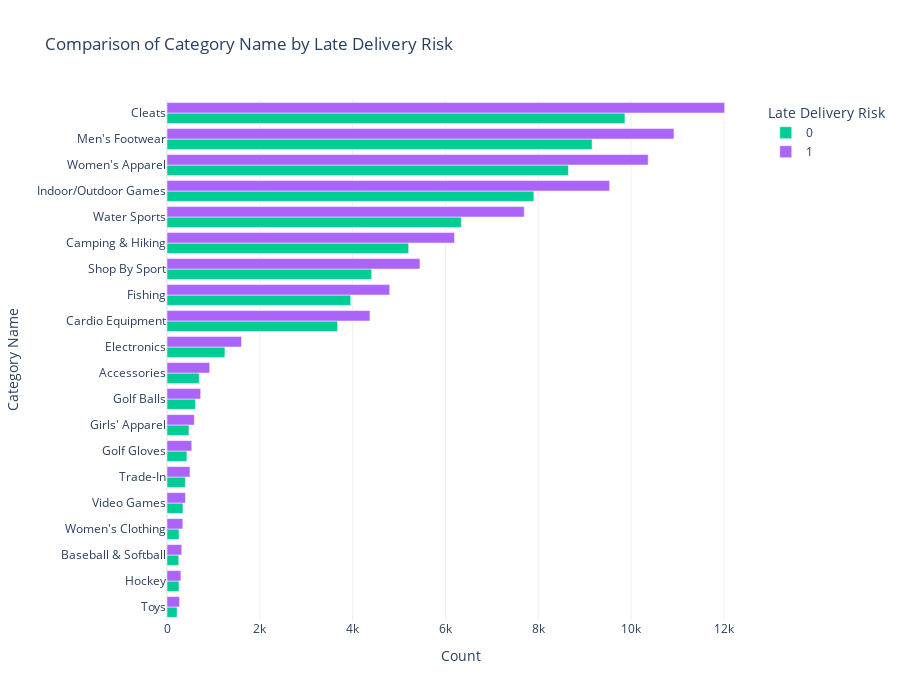

Notebook code for this chart:
### Code cell
# Aggregate data (sum counts per Product Name & Risk Level)
df_grouped = other_variables.groupby(["Category Name", "Late_delivery_risk"]).size().reset_index(name="count")

# Reduce the number of displayed products (Top 20 by total count)
top_products = df_grouped.groupby("Category Name")["count"].sum().nlargest(20).index
df_grouped = df_grouped[df_grouped["Category Name"].isin(top_products)]

# Compute the ordering of products by total count (descending)
order = df_grouped.groupby("Category Name")["count"].sum().sort_values(ascending=False).index.tolist()

# Create interactive bar chart using Plotly Express with sorted order
import plotly.express as px

fig = px.bar(
    df_grouped,
    x="count",
    y="Category Name",
    color="Late_delivery_risk",
    title="Comparison of Category Name by Late Delivery Risk",
    labels={"count": "Order Count", "Category Name": "Product"},
    orientation="h",  # Horizontal for better readability
    barmode="group",  # Grouped bars
    color_discrete_map={0: "blue", 1: "orange"},
    category_orders={"Category Name": order}  # Set the sorted order for the y-axis
)

# Improve layout
fig.update_layout(
    xaxis_title="Count",
    yaxis_title="Category Name",
    legend_title="Late Delivery Risk",
    template="plotly_white",
    height=700
)

fig.show()

### Figure 1 — Plotly figure (JSON) as saved in the notebook; plotly's stock layout.template omitted (floating-point values rounded to 4 significant figures)
{"data": [{"alignmentgroup": "True", "hovertemplate": "Late_delivery_risk=0<br>Order Count=%{x}<br>Product=%{y}<extra></extra>", "legendgroup": "0", "marker": {"color": "#00cc96", "pattern": {"shape": ""}}, "name": "0", "offsetgroup": "0", "orientation": "h", "showlegend": true, "textposition": "auto", "type": "bar", "x": [695, 253, 5207, 3675, 9867, 1248, 3959, 473, 613, 429, 258, 7905, 9160, 4410, 217, 396, 344, 6342, 8650, 260], "xaxis": "x", "y": ["Accessories", "Baseball & Softball", "Camping & Hiking", "Cardio Equipment", "Cleats", "Electronics", "Fishing", "Girls' Apparel", "Golf Balls", "Golf Gloves", "Hockey", "Indoor/Outdoor Games", "Men's Footwear", "Shop By Sport", "Toys", "Trade-In", "Video Games", "Water Sports", "Women's Apparel", "Women's Clothing"], "yaxis": "y"}, {"alignmentgroup": "True", "hovertemplate": "Late_delivery_risk=1<br>Order Count=%{x}<br>Product=%{y}<extra></extra>", "legendgroup": "1", "marker": {"color": "#ab63fa", "pattern": {"shape": ""}}, "name": "1", "offsetgroup": "1", "orientation": "h", "showlegend": true, "textposition": "auto", "type": "bar", "x": [920, 318, 6195, 4373, 12016, 1605, 4799, 589, 726, 533, 299, 9538, 10924, 5450, 271, 495, 398, 7698, 10369, 340], "xaxis": "x", "y": ["Accessories", "Baseball & Softball", "Camping & Hiking", "Cardio Equipment", "Cleats", "Electronics", "Fishing", "Girls' Apparel", "Golf Balls", "Golf Gloves", "Hockey", "Indoor/Outdoor Games", "Men's Footwear", "Shop By Sport", "Toys", "Trade-In", "Video Games", "Water Sports", "Women's Apparel", "Women's Clothing"], "yaxis": "y"}], "layout": {"barmode": "group", "height": 700, "legend": {"title": {"text": "Late Delivery Risk"}, "tracegroupgap": 0}, "title": {"text": "Comparison of Category Name by Late Delivery Risk"}, "xaxis": {"anchor": "y", "domain": [0, 1], "title": {"text": "Count"}}, "yaxis": {"anchor": "x", "categoryarray": ["Toys", "Hockey", "Baseball & Softball", "Women's Clothing", "Video Games", "Trade-In", "Golf Gloves", "Girls' Apparel", "Golf Balls", "Accessories", "Electronics", "Cardio Equipment", "Fishing", "Shop By Sport", "Camping & Hiking", "Water Sports", "Indoor/Outdoor Games", "Women's Apparel", "Men's Footwear", "Cleats"], "categoryorder": "array", "domain": [0, 1], "title": {"text": "Category Name"}}}}
